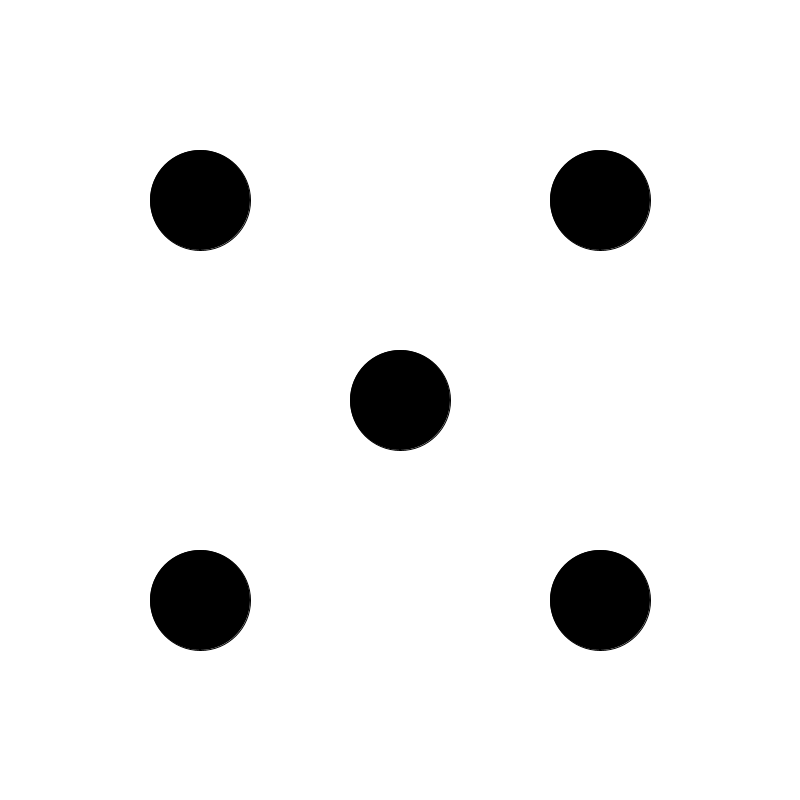
Frame 1 (no input)
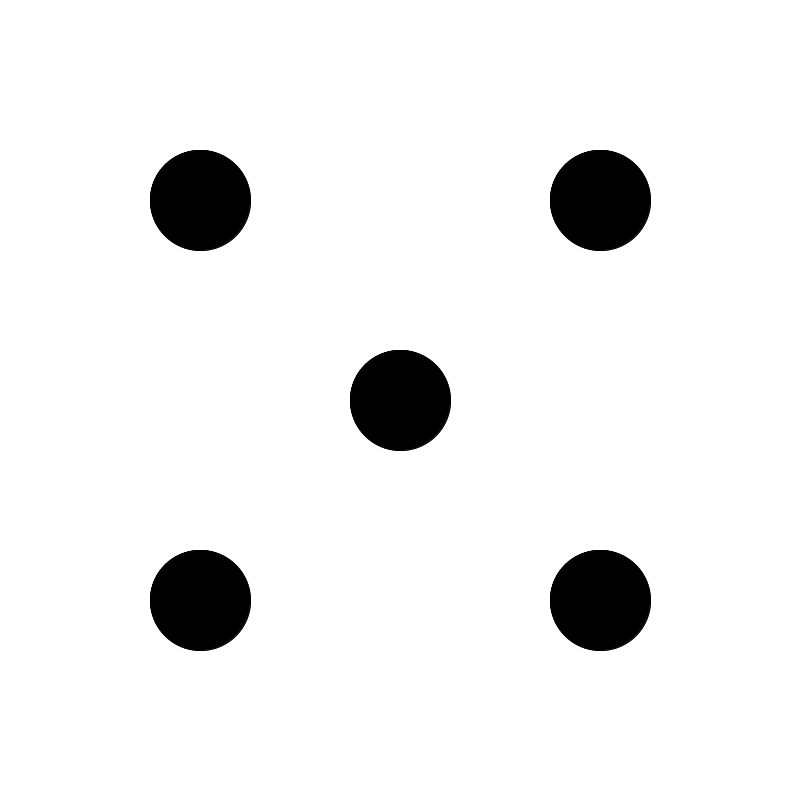
Frame 2 (the mouse pressed at the canvas centre, redrawn once)

The Processing sketch that drew these frames (run headless with seeded random() and noise(); the mouse was pressed at the canvas centre and the sketch redrawn once):

// Processing sketch: translate5Dice
// ── translate5Dice.pde

float border = 200;
float radius = 100;

void setup(){
  
  size(800,800);
  smooth(16);
  background(255);
  fill(0);
  rectMode(CENTER);
  noLoop();
}


void draw(){
  
  translate(border,border);
  ellipse(0,0,radius,radius);
  
  translate(width - 2*border, 0);
  ellipse(0,0,radius,radius);
  
  
  translate(0, height-2*border);
  ellipse(0,0,radius,radius);
  
  translate(-height + 2*border, 0);
  ellipse(0,0,radius,radius);
  
  translate(width/2 - border, -height/2 + border);
  ellipse(0,0,radius, radius);
  
}
